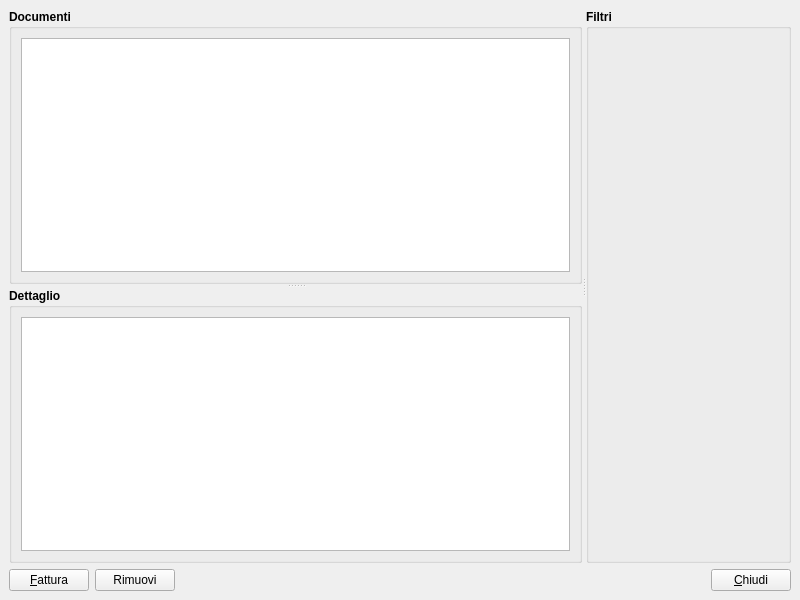
<?xml version="1.0" encoding="UTF-8"?>
<ui version="4.0">
 <class>DocumentiWindow</class>
 <widget class="QMainWindow" name="DocumentiWindow">
  <property name="geometry">
   <rect>
    <x>0</x>
    <y>0</y>
    <width>800</width>
    <height>600</height>
   </rect>
  </property>
  <property name="windowTitle">
   <string>Gestione Documenti</string>
  </property>
  <widget class="QWidget" name="centralwidget">
   <layout class="QVBoxLayout" name="verticalLayout_3" stretch="1,0">
    <item>
     <widget class="QSplitter" name="splitter_2">
      <property name="orientation">
       <enum>Qt::Horizontal</enum>
      </property>
      <widget class="QSplitter" name="splitter">
       <property name="orientation">
        <enum>Qt::Vertical</enum>
       </property>
       <widget class="QGroupBox" name="groupBox_2">
        <property name="font">
         <font>
          <weight>75</weight>
          <bold>true</bold>
         </font>
        </property>
        <property name="title">
         <string>Documenti</string>
        </property>
        <layout class="QVBoxLayout" name="verticalLayout_2">
         <item>
          <widget class="QTableView" name="documentiView">
           <property name="font">
            <font>
             <weight>50</weight>
             <bold>false</bold>
            </font>
           </property>
           <property name="editTriggers">
            <set>QAbstractItemView::DoubleClicked</set>
           </property>
           <property name="tabKeyNavigation">
            <bool>false</bool>
           </property>
           <property name="dragDropOverwriteMode">
            <bool>false</bool>
           </property>
           <property name="selectionMode">
            <enum>QAbstractItemView::SingleSelection</enum>
           </property>
           <property name="selectionBehavior">
            <enum>QAbstractItemView::SelectRows</enum>
           </property>
           <attribute name="horizontalHeaderStretchLastSection">
            <bool>true</bool>
           </attribute>
          </widget>
         </item>
        </layout>
       </widget>
       <widget class="QGroupBox" name="groupBox_3">
        <property name="font">
         <font>
          <weight>75</weight>
          <bold>true</bold>
         </font>
        </property>
        <property name="title">
         <string>Dettaglio</string>
        </property>
        <layout class="QVBoxLayout" name="verticalLayout">
         <item>
          <widget class="QTableView" name="dettaglioView">
           <property name="font">
            <font>
             <weight>50</weight>
             <bold>false</bold>
            </font>
           </property>
           <property name="editTriggers">
            <set>QAbstractItemView::DoubleClicked</set>
           </property>
           <property name="tabKeyNavigation">
            <bool>false</bool>
           </property>
           <property name="selectionMode">
            <enum>QAbstractItemView::SingleSelection</enum>
           </property>
           <property name="selectionBehavior">
            <enum>QAbstractItemView::SelectRows</enum>
           </property>
          </widget>
         </item>
        </layout>
       </widget>
      </widget>
      <widget class="QGroupBox" name="groupBox">
       <property name="font">
        <font>
         <weight>75</weight>
         <bold>true</bold>
        </font>
       </property>
       <property name="title">
        <string>Filtri</string>
       </property>
      </widget>
     </widget>
    </item>
    <item>
     <layout class="QHBoxLayout" name="horizontalLayout">
      <item>
       <widget class="QPushButton" name="fatturaButton">
        <property name="text">
         <string>&amp;Fattura</string>
        </property>
       </widget>
      </item>
      <item>
       <widget class="QPushButton" name="removeButton">
        <property name="text">
         <string>Rimuovi</string>
        </property>
       </widget>
      </item>
      <item>
       <spacer name="horizontalSpacer">
        <property name="orientation">
         <enum>Qt::Horizontal</enum>
        </property>
        <property name="sizeHint" stdset="0">
         <size>
          <width>40</width>
          <height>20</height>
         </size>
        </property>
       </spacer>
      </item>
      <item>
       <widget class="QPushButton" name="closeButton">
        <property name="text">
         <string>&amp;Chiudi</string>
        </property>
       </widget>
      </item>
     </layout>
    </item>
   </layout>
  </widget>
  <widget class="QMenuBar" name="menubar">
   <property name="geometry">
    <rect>
     <x>0</x>
     <y>0</y>
     <width>800</width>
     <height>20</height>
    </rect>
   </property>
  </widget>
 </widget>
 <resources/>
 <connections>
  <connection>
   <sender>closeButton</sender>
   <signal>clicked()</signal>
   <receiver>DocumentiWindow</receiver>
   <slot>close()</slot>
   <hints>
    <hint type="sourcelabel">
     <x>731</x>
     <y>585</y>
    </hint>
    <hint type="destinationlabel">
     <x>690</x>
     <y>580</y>
    </hint>
   </hints>
  </connection>
  <connection>
   <sender>fatturaButton</sender>
   <signal>clicked()</signal>
   <receiver>DocumentiWindow</receiver>
   <slot>addFattura()</slot>
   <hints>
    <hint type="sourcelabel">
     <x>49</x>
     <y>578</y>
    </hint>
    <hint type="destinationlabel">
     <x>399</x>
     <y>299</y>
    </hint>
   </hints>
  </connection>
  <connection>
   <sender>removeButton</sender>
   <signal>clicked()</signal>
   <receiver>DocumentiWindow</receiver>
   <slot>removeRecord()</slot>
   <hints>
    <hint type="sourcelabel">
     <x>129</x>
     <y>580</y>
    </hint>
    <hint type="destinationlabel">
     <x>126</x>
     <y>590</y>
    </hint>
   </hints>
  </connection>
  <connection>
   <sender>documentiView</sender>
   <signal>clicked(QModelIndex)</signal>
   <receiver>DocumentiWindow</receiver>
   <slot>updateDettaglio(QModelIndex)</slot>
   <hints>
    <hint type="sourcelabel">
     <x>67</x>
     <y>249</y>
    </hint>
    <hint type="destinationlabel">
     <x>6</x>
     <y>272</y>
    </hint>
   </hints>
  </connection>
 </connections>
 <slots>
  <slot>addFattura()</slot>
  <slot>removeRecord()</slot>
  <slot>updateDettaglio(QModelIndex)</slot>
 </slots>
</ui>
